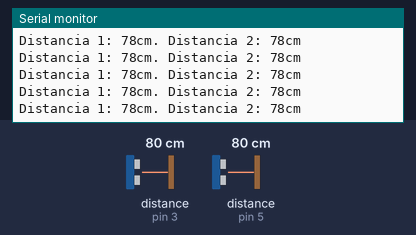
Simulated run of this sketch. Board: Arduino Uno, built with avr-gcc and run on an emulated ATmega328P. Parts: the last lines printed to the serial monitor. Wiring (inferred from the names in the program): 2 × ultrasonic range finder: trigger pin 2, echo pin 3 / trigger pin 4, echo pin 5. The test bench sets the inputs (shaded band); at power-on: distance to the obstacle (sensors on pin 3, pin 5) 80 cm. The echo pulse lasts 58.3 µs per cm.

Above: at 1.2 s.
1.3 s: distance to the obstacle (sensor on pin 3) set to 120 cm
At 1.46 s:
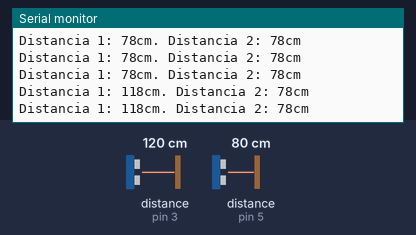
4.3 s: distance to the obstacle (sensor on pin 5) set to 2 cm
At 4.3 s:
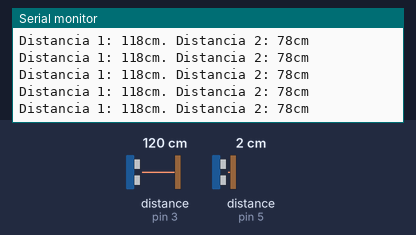
7.3 s: distance to the obstacle (sensor on pin 5) set to 18 cm
At 7.46 s:
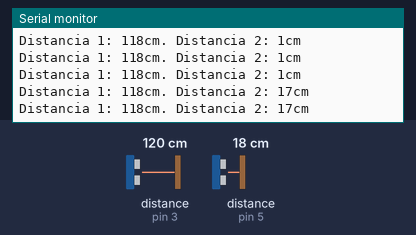
10.3 s: distance to the obstacle (sensor on pin 3) set to 2 cm
At 10.3 s:
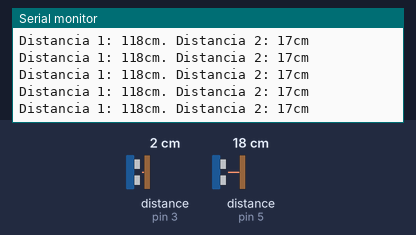
13.3 s: distance to the obstacle (sensor on pin 3) set to 250 cm
At 13.47 s:
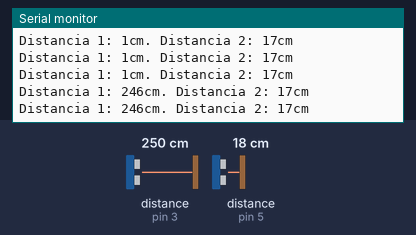
16.3 s: distance to the obstacle (sensor on pin 5) set to 120 cm
At 16.31 s:
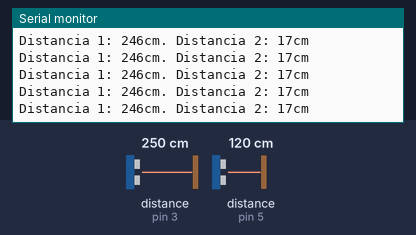
Timing chart, 0 to 19.3 s (numbered marks = the images above; inputs shaded):
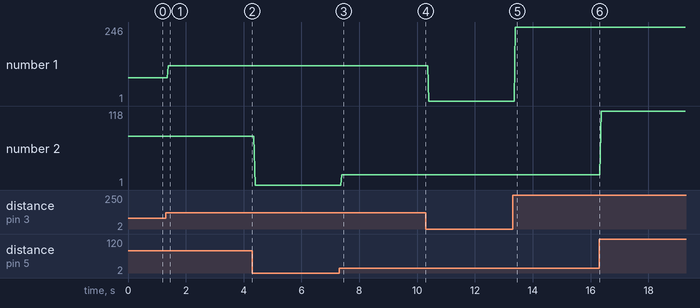

Measured:
- after the input at 1.3 s, the serial monitor: prints a new line after 0.09 s (image 1)
- after the input at 7.3 s, the serial monitor: prints a new line after 0.10 s (image 3)
- after the input at 13.3 s, the serial monitor: prints a new line after 0.10 s (image 5)
- plotted number 1: 78 → 118 after the input at 1.3 s, 1 → 246 after the input at 13.3 s
- plotted number 2: 1 → 17 after the input at 7.3 s, 17 → 118 after the input at 16.3 s

The sketch:

testradar.ino
```cpp
#include <Servo.h>

#define TRIGGER1 2
#define ECHO1 3
#define TRIGGER2 4
#define ECHO2 5

void setup() {
  Serial.begin(9600);
  // Radar
  pinMode(TRIGGER1, OUTPUT);
  pinMode(ECHO1, INPUT);
  digitalWrite(TRIGGER1, LOW);
  pinMode(TRIGGER2, OUTPUT);
  pinMode(ECHO2, INPUT);
  digitalWrite(TRIGGER2, LOW);
}

void loop() {
  radarUpdate();
}

void radarUpdate(){
  long t1, t2; // Tiempo que demora en llegar el eco
  long d1, d2; // Distancia en centimetros

  digitalWrite(TRIGGER1, HIGH);
  delayMicroseconds(10);
  digitalWrite(TRIGGER1, LOW);

  t1 = pulseIn(ECHO1, HIGH);
  d1 = t1/59;             // Escalamos el tiempo a una distancia en cm

  digitalWrite(TRIGGER2, HIGH);
  delayMicroseconds(10);
  digitalWrite(TRIGGER2, LOW);

  t2 = pulseIn(ECHO2, HIGH);
  d2 = t2/59;

  Serial.print("Distancia 1: ");
  Serial.print(d1);
  Serial.print("cm. ");
  Serial.print("Distancia 2: ");
  Serial.print(d2);
  Serial.println("cm");
}
```
